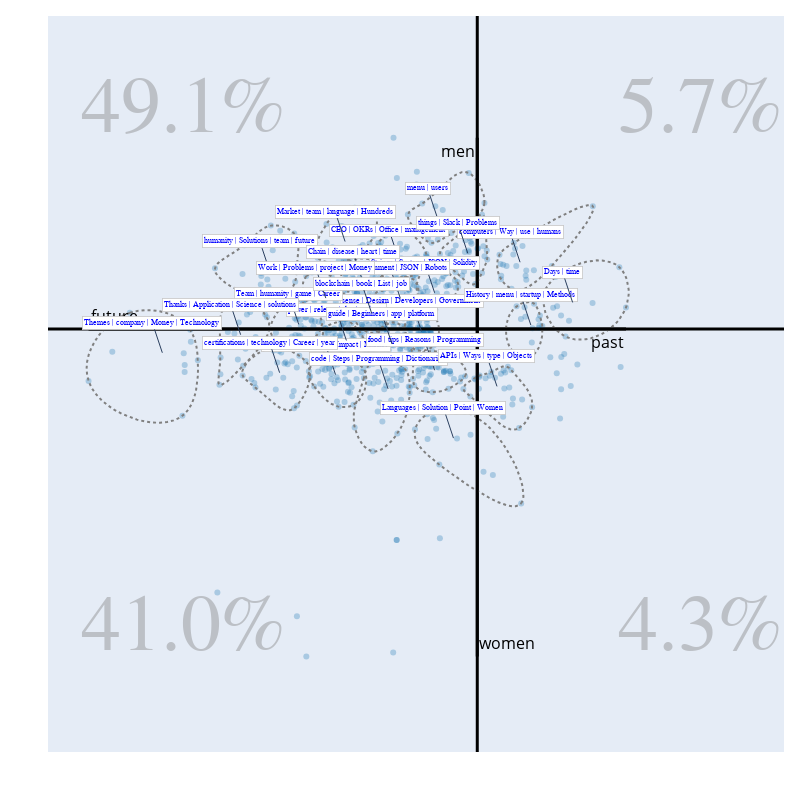

The cell this chart's notebook holds for it:
### Code cell
bourdieu_fig = bunka.visualize_bourdieu(
        llm=None,
        x_left_words=["past"],
        x_right_words=["future"],
        y_top_words=["men"],
        y_bottom_words=["women"],
        height=800,
        width=800,
        clustering=True,
        topic_n_clusters=30,
        min_docs_per_cluster=10,
        density=False,
        colorscale="Portland",
    )
   
bourdieu_fig.show()
